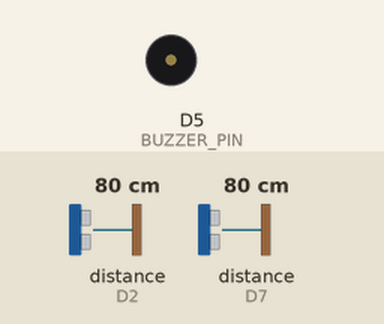
Simulated run of this sketch. Board: ESP8266 (NodeMCU). On the bench: buzzer (waves = sounding, pin HIGH). Wiring (inferred from the names in the program): 2 × ultrasonic range finder: trigger D1, echo D2 / trigger D6, echo D7. The inputs (shaded band) are chosen by the test bench; at power-on: distance to the obstacle (sensors on D2, D7) 80 cm. The echo pulse lasts 58.3 µs per cm; WiFi joins after 1.5 s; servers stay silent unless stated; uploads are accepted with an empty reply; the local clock reads 2024-03-15 10:24:30 at power-on unless the sketch sets it; pins used as bus, display or sensor lines are not drawn; what the sketch prints to the serial monitor is not drawn.

Above: at 2.9 s.
3.0 s: distance to the obstacle (sensor on D2) set to 86 cm
4.5 s: distance to the obstacle (sensor on D7) set to 22 cm
6.2 s: distance to the obstacle (sensor on D7) set to 18 cm
At 6.35 s:
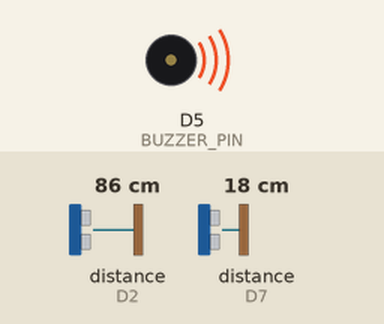
9.2 s: distance to the obstacle (sensor on D2) set to 2 cm
At 11.1 s:
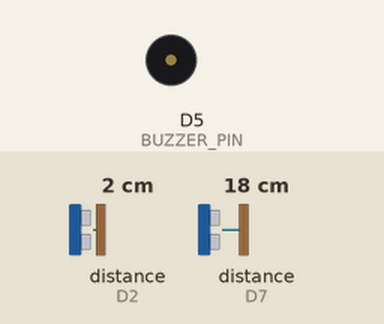
12.2 s: distance to the obstacle (sensor on D7) set to 35 cm
At 12.7 s:
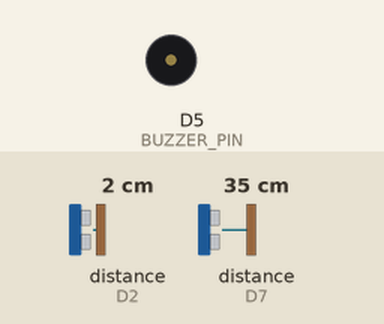
13.7 s: distance to the obstacle (sensor on D2) set to 120 cm
At 14.4 s:
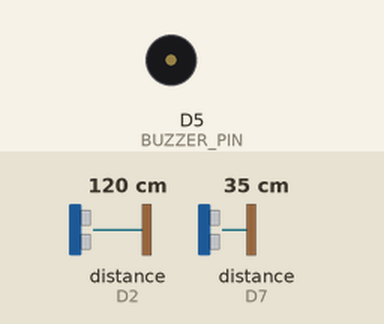
Timing chart, 0 to 16.2 s (numbered marks = the images above; inputs shaded):
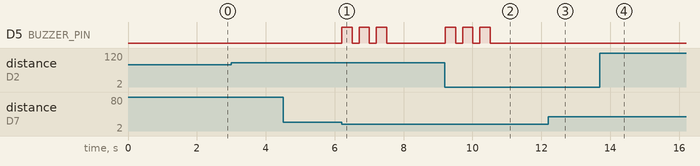

The sketch:

test_ultrasonic2.ino
```cpp
/*
 * ระบบตรวจจับ 2 จุด (HC-SR04 x2)
 *
 * การต่อสายไฟ:
 *   === ตัวที่ 1: รั้วบ้าน ===
 *   HC-SR04 #1 TRIG → D1
 *   HC-SR04 #1 ECHO → D2
 *
 *   === ตัวที่ 2: สระว่ายน้ำ ===
 *   HC-SR04 #2 TRIG → D6
 *   HC-SR04 #2 ECHO → D7
 *
 *   Buzzer +  → D5
 *   Buzzer -  → GND
 *   VCC ทั้งคู่ → 3.3V (หรือ 5V ถ้าจับได้ไม่ดี)
 *   GND ทั้งคู่ → GND
 */

#include <ESP8266WiFi.h>
#include <ESP8266HTTPClient.h>
#include <WiFiClientSecure.h>
#include <time.h>

const char* ssid     = "PP";
const char* password = "12345678";

#define LINE_TOKEN "+WCQuf3X+jrVPNhe61leiOB9TSgimmcEtn2YeK2q5DUV8amp4mCVY8kNzNIfw5fQVvc5dwR4JwzhcogU1WDo6SresUC5D4IZYqWpGtODwWbUnwjPSaWj3k0fUoU/Bwus6FiyxKYib5zfAIWHu5jVygdB04t89/1O/w1cDnyilFU="
#define USER_ID    "Uf72325ea6cc9aee84558f42e01a07e33"

// === เซ็นเซอร์ตัวที่ 1: รั้วบ้าน ===
#define TRIG1_PIN          D1
#define ECHO1_PIN          D2
#define DETECT1_DIST_CM    80      // ระยะตรวจจับรั้วบ้าน
#define PULSIN1_TIMEOUT    8000    // µs (80cm × 58 ≈ 4,640 µs + margin)

// === เซ็นเซอร์ตัวที่ 2: สระว่ายน้ำ ===
#define TRIG2_PIN          D6
#define ECHO2_PIN          D7
#define DETECT2_DIST_CM    20      // ระยะตรวจจับสระ (20 ซม.)
#define PULSIN2_TIMEOUT    2500    // µs (20cm × 58 ≈ 1,160 µs + margin)

// === Buzzer ===
#define BUZZER_PIN         D5

// === Cooldown แยกกันแต่ละจุด ===
#define COOLDOWN_MS        5000

unsigned long lastAlert1 = 0;   // cooldown รั้วบ้าน
unsigned long lastAlert2 = 0;   // cooldown สระว่ายน้ำ

int timezone = 7 * 3600;
int dst = 0;

// ================================================

String getTimestamp() {
  time_t now = time(nullptr);
  if (now < 86400) return "ไม่สามารถดึงเวลาได้";
  struct tm* t = localtime(&now);
  char buf[30];
  strftime(buf, sizeof(buf), "%d/%m/%Y %H:%M:%S", t);
  return String(buf);
}

String jsonEscape(String s) {
  s.replace("\\", "\\\\");
  s.replace("\"", "\\\"");
  s.replace("\n", "\\n");
  s.replace("\r", "");
  return s;
}

void sendLine(String message) {
  if (WiFi.status() != WL_CONNECTED) return;

  WiFiClientSecure client;
  client.setInsecure();
  HTTPClient http;

  http.begin(client, "https://api.line.me/v2/bot/message/push");
  http.addHeader("Content-Type", "application/json");
  http.addHeader("Authorization", "Bearer " + String(LINE_TOKEN));

  String payload =
    "{\"to\":\"" + String(USER_ID) + "\","
    "\"messages\":[{\"type\":\"text\",\"text\":\""
    + jsonEscape(message) + "\"}]}";

  int code = http.POST(payload);
  Serial.println("[LINE] HTTP " + String(code));
  http.end();
}

// อ่านระยะ — ส่ง trig/echo pin และ timeout เข้ามา
float readDistanceCM(int trigPin, int echoPin, unsigned long timeout_us) {
  digitalWrite(trigPin, LOW);
  delayMicroseconds(2);
  digitalWrite(trigPin, HIGH);
  delayMicroseconds(10);
  digitalWrite(trigPin, LOW);

  long duration = pulseIn(echoPin, HIGH, timeout_us);
  if (duration == 0) return -1.0;
  return duration * 0.034 / 2.0;
}

void triggerBuzzer() {
  for (int i = 0; i < 3; i++) {
    digitalWrite(BUZZER_PIN, HIGH);
    delay(300);
    digitalWrite(BUZZER_PIN, LOW);
    if (i < 2) delay(200);
  }
}

// แจ้งเตือน: รั้วบ้าน
void alertFence() {
  String msg = "❗❗ แจ้งเตือน ❗❗\n";
  msg += "📌 ตรวจพบผู้ป่วย ณ\n";
  msg += "บริเวณ รั้วบ้าน🏚\n";
  msg += "🕐 เวลา: " + getTimestamp();

  Serial.println("[ALERT] รั้วบ้าน");
  triggerBuzzer();
  sendLine(msg);
  lastAlert1 = millis();
}

// แจ้งเตือน: สระว่ายน้ำ
void alertPool() {
  String msg = "❗❗ แจ้งเตือน ❗❗\n";
  msg += "📌 ตรวจพบผู้ป่วย ณ\n";
  msg += "บริเวณ สระว่ายน้ำ🏊\n";
  msg += "🕐 เวลา: " + getTimestamp();

  Serial.println("[ALERT] สระว่ายน้ำ");
  triggerBuzzer();
  sendLine(msg);
  lastAlert2 = millis();
}

// ================================================

void setup() {
  Serial.begin(115200);

  pinMode(TRIG1_PIN,  OUTPUT);
  pinMode(ECHO1_PIN,  INPUT);
  pinMode(TRIG2_PIN,  OUTPUT);
  pinMode(ECHO2_PIN,  INPUT);
  pinMode(BUZZER_PIN, OUTPUT);

  digitalWrite(TRIG1_PIN,  LOW);
  digitalWrite(TRIG2_PIN,  LOW);
  digitalWrite(BUZZER_PIN, LOW);

  Serial.print("กำลังเชื่อม WiFi");
  WiFi.begin(ssid, password);
  while (WiFi.status() != WL_CONNECTED) {
    delay(500);
    Serial.print(".");
  }
  Serial.println("\nWiFi OK — IP: " + WiFi.localIP().toString());

  configTime(timezone, dst, "pool.ntp.org", "time.nist.gov");
  time_t now = time(nullptr);
  while (now < 86400) { delay(500); now = time(nullptr); }
  Serial.println("เวลา: " + getTimestamp());

  sendLine("🟢 ระบบพร้อมทำงาน\n"
           "📌 รั้วบ้าน: " + String(DETECT1_DIST_CM) + " cm\n"
           "📌 สระว่ายน้ำ: " + String(DETECT2_DIST_CM) + " cm\n"
           "⏰ " + getTimestamp());

  Serial.println("=== Ready ===");
  Serial.println("รั้วบ้าน   : " + String(DETECT1_DIST_CM) + " cm");
  Serial.println("สระว่ายน้ำ: " + String(DETECT2_DIST_CM) + " cm");
}

void loop() {

  // --- ตรวจจับ: รั้วบ้าน ---
  float dist1 = readDistanceCM(TRIG1_PIN, ECHO1_PIN, PULSIN1_TIMEOUT);
  if (dist1 > 0 && dist1 < DETECT1_DIST_CM) {
    Serial.println("[รั้วบ้าน] " + String(dist1, 1) + " cm");
    if (millis() - lastAlert1 >= COOLDOWN_MS) {
      alertFence();
    } else {
      Serial.println("[Cooldown รั้ว] รอ " +
        String((COOLDOWN_MS - (millis() - lastAlert1)) / 1000) + "s");
    }
  }

  // --- ตรวจจับ: สระว่ายน้ำ ---
  float dist2 = readDistanceCM(TRIG2_PIN, ECHO2_PIN, PULSIN2_TIMEOUT);
  if (dist2 > 0 && dist2 < DETECT2_DIST_CM) {
    Serial.println("[สระว่ายน้ำ] " + String(dist2, 1) + " cm");
    if (millis() - lastAlert2 >= COOLDOWN_MS) {
      alertPool();
    } else {
      Serial.println("[Cooldown สระ] รอ " +
        String((COOLDOWN_MS - (millis() - lastAlert2)) / 1000) + "s");
    }
  }
}
```

Measured:
- the behaviour switches between 21 and 20 cm on distance to the obstacle (sensor on D7) (found by bisection; images 0 and 1)
- after the input at 3.0 s, every drawn part: stays the same
- after the input at 4.5 s, every drawn part: stays the same
- after the input at 6.2 s, D5 (BUZZER_PIN): alternates HIGH for 0.30 s and LOW for 0.20 s, 6 changes in all, then stays LOW, starting at once
- after the input at 9.2 s, D5 (BUZZER_PIN): alternates HIGH for 0.30 s and LOW for 0.20 s, 6 changes in all, then stays LOW, starting at once
- after the input at 12.2 s, D5 (BUZZER_PIN): stops changing and stays LOW
- after the input at 13.7 s, D5 (BUZZER_PIN): stays LOW (without the input it goes to HIGH after 2.0 s)
